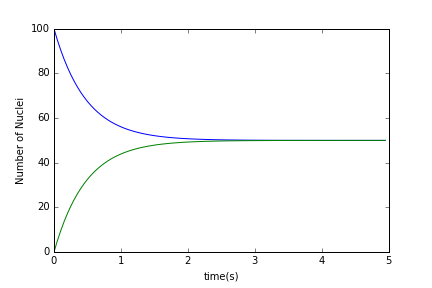

Python code for this plot:
# -*- coding: utf-8 -*-
"""
Created on Thu Mar 19 16:59:27 2016
@author: AF
"""

import matplotlib.pyplot as plt


def read_initial(initial_file):
    itxt= open(initial_file)
    initial_data=[]
    data =[]  
    for lines in itxt.readlines():
        lines=lines.replace("\n","").split(",")
        initial_data.append(lines)
    print len(initial_data[0][0].split(' '))
    for i in range(len(initial_data[0][0].split(' '))):
        data.append([])
        for j in range(len(initial_data)):
            data[i].append(initial_data[j][0].split(' ')[i])
    itxt.close()
    return data     ### data[0] = x, data[1] = y1, data[2] = y2,...
    
def draw_figure(data):
    for i in range(1,len(data)):
        plt.plot(data[0],data[i])
    plt.xlabel('time(s)')
    plt.ylabel('Number of Nuclei')
#    plt.text(3,0.8*y[0],'Time Constant ='+str(tc)+'s'+'\n'+'Time Step ='+str(dt)+'s')
    plt.show()

def main():
    data = read_initial('data.txt')
    print data
    draw_figure(data)

main()      
